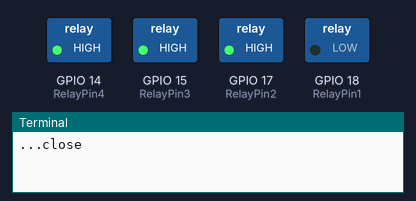
A program run on a simulated Raspberry Pi (BCM pin numbers). Parts: switched loads named in the program (green lamp = pin HIGH), the last lines printed to the terminal.

Above: at 0.5 s.
At 1.5 s:
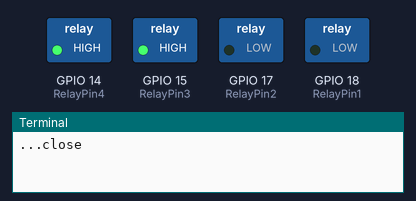
At 2.5 s:
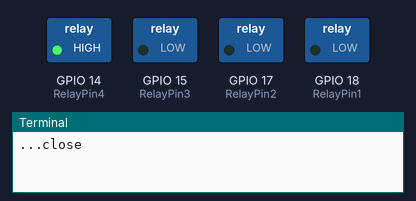
At 3.5 s:
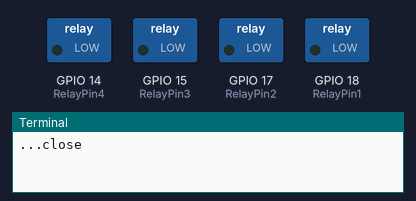
At 5.5 s:
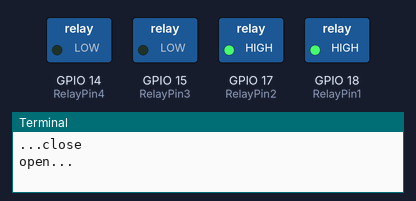
At 7.7 s:
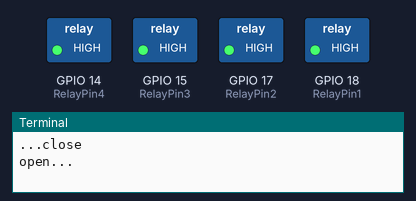
Timing chart, 0 to 11.1 s (numbered marks = the images above):
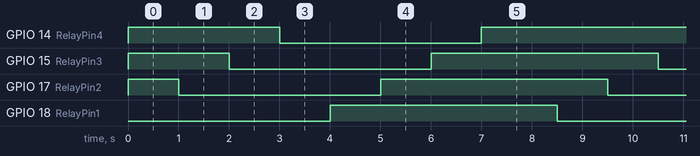

Measured:
- by itself, GPIO 14 (RelayPin4), GPIO 15 (RelayPin3), GPIO 17 (RelayPin2), GPIO 18 (RelayPin1): alternates HIGH for 4.5 s and LOW for 4.0 s
- by itself, everything shown: repeats every 8.5 s, in 8 steps

The program:

relay.py
```python
#!/usr/bin/env python
import RPi.GPIO as GPIO
import time

RelayPin1 = 18
RelayPin2 = 17
RelayPin3 = 15
RelayPin4 = 14
GPIO.setmode(GPIO.BCM)
GPIO.setup(RelayPin1, GPIO.OUT)
GPIO.setup(RelayPin2, GPIO.OUT)
GPIO.setup(RelayPin3, GPIO.OUT)
GPIO.setup(RelayPin4, GPIO.OUT)

GPIO.output(RelayPin1, GPIO.HIGH)
GPIO.output(RelayPin2, GPIO.HIGH)
GPIO.output(RelayPin3, GPIO.HIGH)
GPIO.output(RelayPin4, GPIO.HIGH)


Relays = [RelayPin1, RelayPin2, RelayPin3, RelayPin4]

def loop():
    while True:
        print '...close'
        for i in range(0,4):
            GPIO.output(Relays[i], GPIO.LOW)
            time.sleep(1)
        print 'open...'
        for i in range(0,4):
            GPIO.output(Relays[i], GPIO.HIGH)
            time.sleep(1)
        time.sleep(0.5)

def destroy():
  GPIO.output(RelayPin1, GPIO.HIGH)
  GPIO.cleanup()

if __name__ == '__main__':
  try:
    loop()
  except KeyboardInterrupt:  # When 'Ctrl+C' is pressed, the child program destroy() will be  executed.
    destroy()
```
